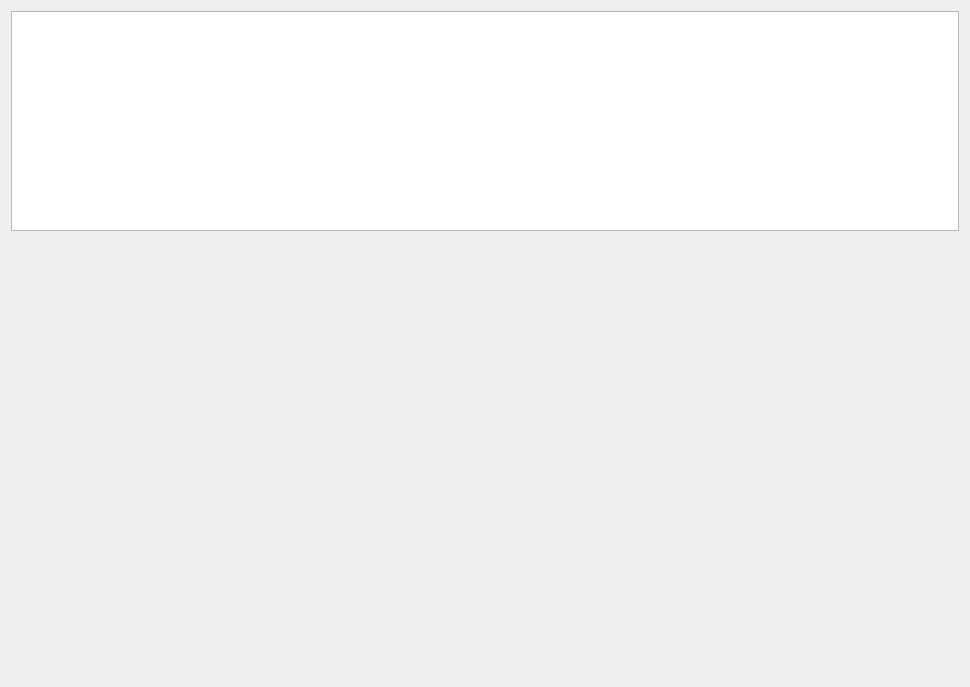
<?xml version="1.0" encoding="UTF-8"?>
<ui version="4.0">
 <class>Form</class>
 <widget class="QWidget" name="Form">
  <property name="geometry">
   <rect>
    <x>0</x>
    <y>0</y>
    <width>970</width>
    <height>687</height>
   </rect>
  </property>
  <property name="windowTitle">
   <string>Form</string>
  </property>
  <layout class="QGridLayout" name="gridLayout">
   <item row="0" column="0">
    <layout class="QVBoxLayout" name="verticalLayout" stretch="1,2">
     <item>
      <layout class="QHBoxLayout" name="horizontalLayout">
       <item>
        <widget class="QPlainTextEdit" name="plainTextEdit"/>
       </item>
      </layout>
     </item>
     <item>
      <layout class="QHBoxLayout" name="horizontalLayout_2">
       <item>
        <widget class="QLabel" name="LabPic">
         <property name="text">
          <string/>
         </property>
        </widget>
       </item>
      </layout>
     </item>
    </layout>
   </item>
  </layout>
 </widget>
 <resources/>
 <connections/>
</ui>
